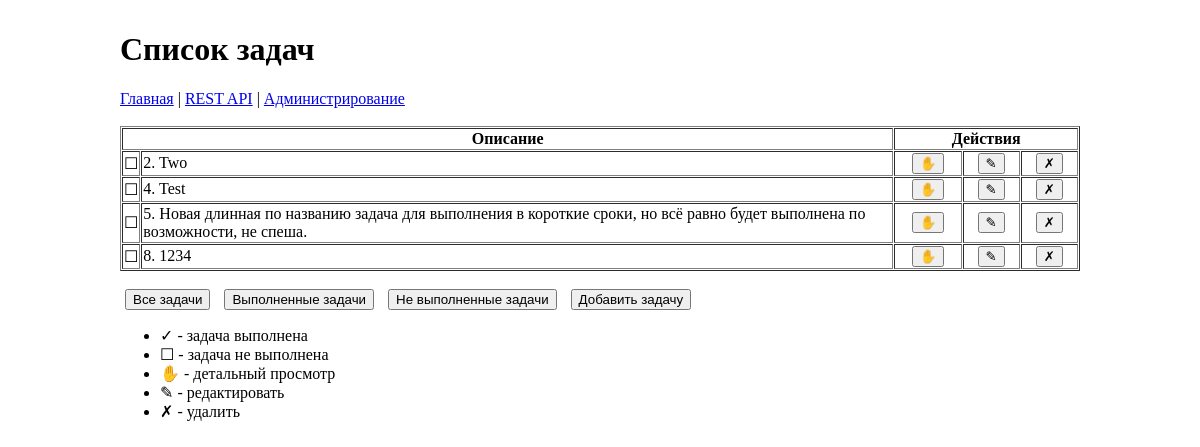
Before: / with the older database file.
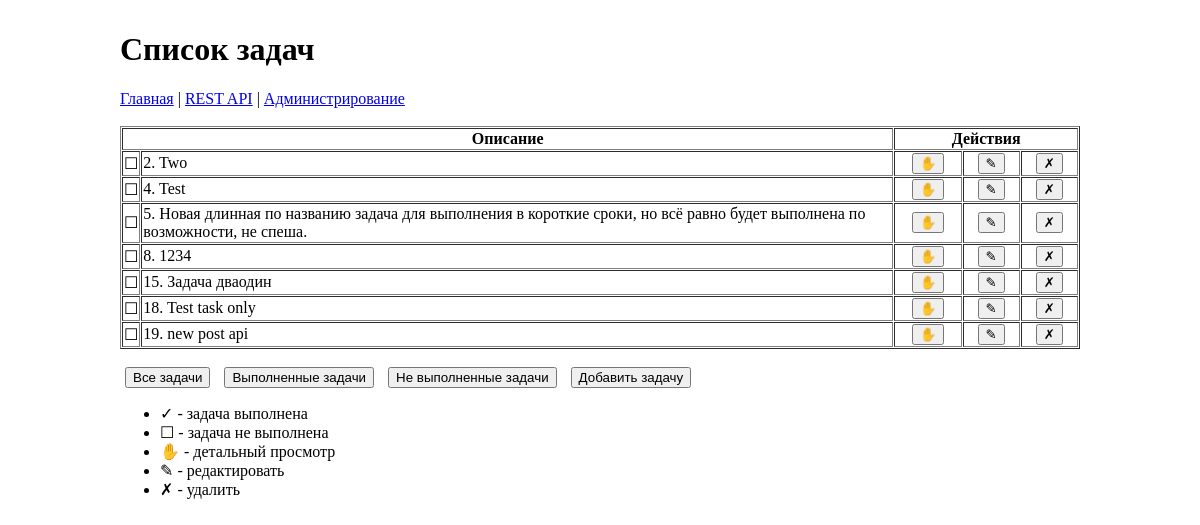
After: the same page with the newer database file.
### main/models.py (models this page shows, shortened)
class MyList(models.Model):
    desc = models.CharField(
        max_length=120,
        help_text="Описание задачи",
        verbose_name="Задача",
    )
    date_add = models.DateTimeField(
        default=datetime.now,
        help_text="Дата создания задачи",
        verbose_name="Создано",
    )
    date_end = models.DateTimeField(
        default=None,
        help_text="Дата завершения задачи",
        verbose_name="Завершено",
        blank=True,
        null=True,
    )
    chk_end = models.BooleanField(
        default=False,
        help_text="Завершить",
        verbose_name="",
    )

### main/views.py (the view)
# urls.py: path("", MainIndex.as_view(), name="index"),
class MainIndex(ListView):
    template_name = "index.html"
    model = MyList
    context_object_name = "context"
    def get_queryset(self):
        filt = self.request.GET.get("f", "off")
        queryset = self.model.objects.all()
        if filt == "on":
            return queryset.filter(chk_end=True)
        elif filt == "all":
            return queryset
        return queryset.filter(chk_end=False)
    def get_context_data(self, **kwargs):
        context = super().get_context_data(**kwargs)
        context["buttons"] = ("add", "items")
        context["is_index"] = True
        return context

### main/templates/index.html (shortened to what this page needs)
{% extends 'base.html' %}
{% block header %}Список задач{% endblock header %}
{% block content %}
<table border=1 cellspacing=1 width=100%>
    <thead>
        <tr>
            <th colspan=2 width=80%>Описание</th>
            <th colspan=3>Действия</th>
        </tr>
    </thead>
    <tbody>
        {% for item in context %}
        <tr>
            <td class="center" width=1%>
                <span tooltip="Выполнение">{% if item.chk_end %}&#10003;{% else %}&#9744;{% endif %}</span>
            </td>
            <td>{{ item.id }}. {{ item.desc }}</td>
            <td class="center">
                <a alt="12345" href={% url "detail" item.id %}><button>&#9995;</button></a>
            </td>
            <td class="center">
                <a href={% url "edit" item.id %}><button>&#9998;</button></a>
            </td>
            <td class="center">
                <a href={% url "delete" item.id %}><button>&#10007;</button></a>
            </td>
        </tr>
        {% endfor %}
    </tbody>
</table>
{% include "buttons.html" %}
<ul>
    <li>&#10003; - задача выполнена</li>
    <li>&#9744; - задача не выполнена</li>
    <li>&#9995; - детальный просмотр</li>
    <li>&#9998; - редактировать</li>
    <li>&#10007; - удалить</li>
</ul>
{% endblock content %}

Changed rows visible on the page:
added MyList: id "15", desc "Задача дваодин"
added MyList: id "18", desc "Test task only"
added MyList: id "19", desc "new post api"
